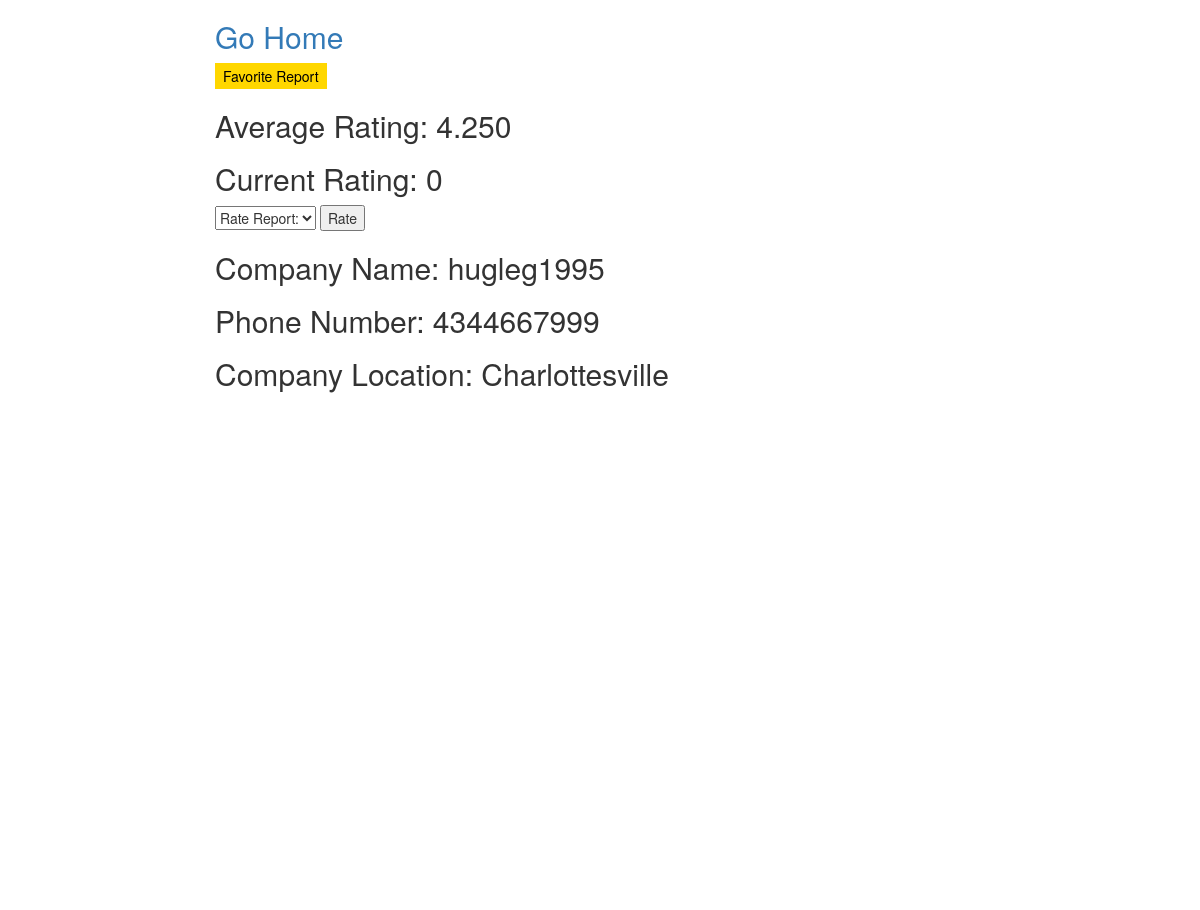
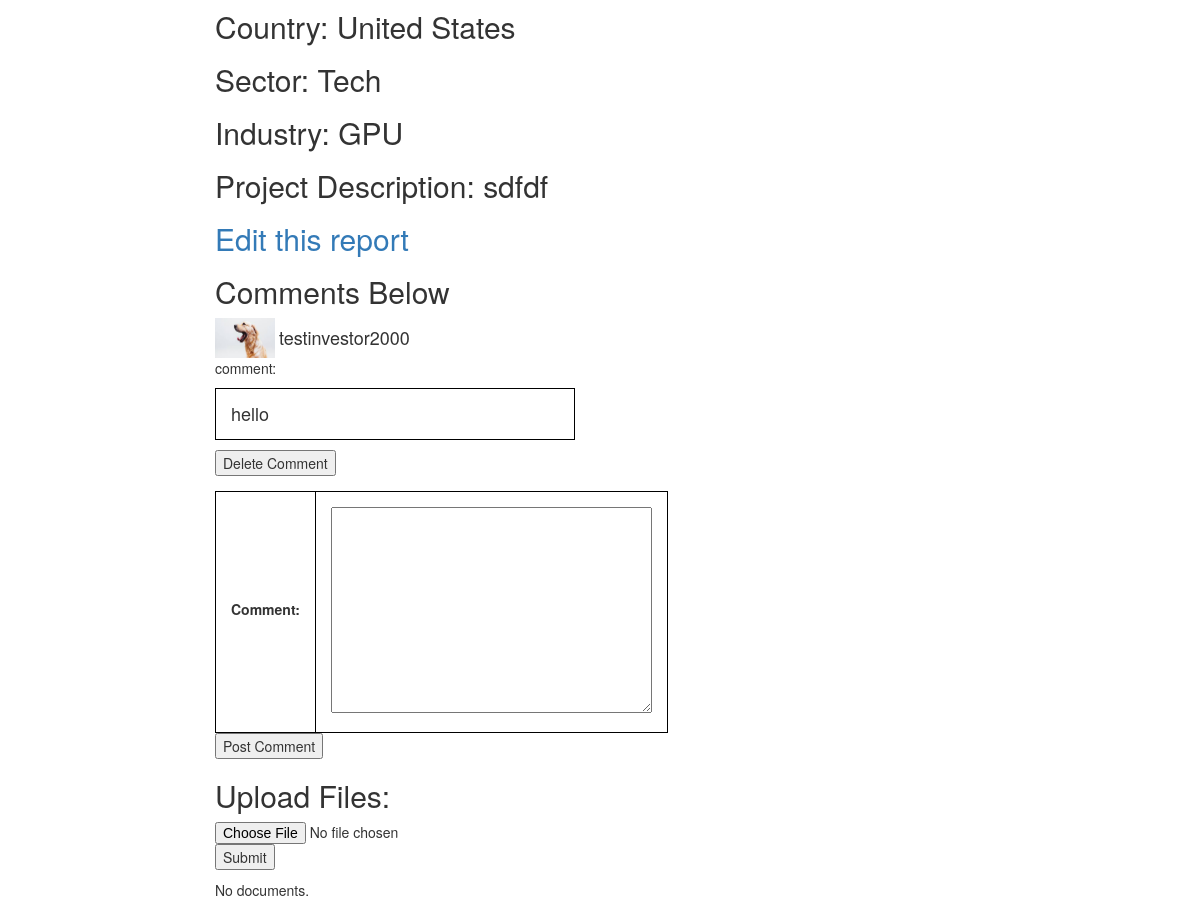
Page /catalog/viewreport/2/success/ (signed in) on the committed database (2 pictures, top to bottom).
### catalog/models.py (models this page shows)
class Report(models.Model):
    report_no = models.AutoField(primary_key=True)
    current_projects = models.CharField(default= "No current Projects",max_length= 1000, help_text="Projects")
    company = models.CharField(max_length=30, help_text="Company name")
    funding_goal = models.CharField(max_length=20, help_text="Funding goal", default="10,000")
    phone = models.CharField(max_length=20, help_text="Company phone number")
    location = models.CharField(max_length=20, help_text="Company location")
    country = models.CharField(max_length=30,help_text="Company country")
    sector = models.CharField(max_length=30, help_text="Company sector")
    industry = models.CharField(max_length=30, help_text="Company industry")
    description=models.CharField(default="No description yet",max_length=3000,help_text="Project description")
    timestamp = models.DateTimeField(default = timezone.now)
    is_private = models.BooleanField(default = False)
    files = models.ForeignKey(file, null=True, blank=True)
    is_favorite=models.BooleanField(default=False)
    favorite_count=models.IntegerField(default=0)
    average_rate=models.FloatField(default=0)

class comment(models.Model):
    sender_name = models.CharField(max_length= 100, help_text='sender name')
    comment=models.CharField(max_length=2000,help_text="comment")
    report_id=models.IntegerField(default = 0, help_text='report id')

class profile(models.Model):
    user = models.OneToOneField(User,primary_key=True)
    is_manager = models.BooleanField(default = False)
    objects = models.Manager()
    is_company = models.BooleanField(default = False)
    is_investor=models.BooleanField(default=False)
    is_suspended = models.BooleanField(default=False)
    avatar = models.ImageField(upload_to='images/',blank = True,default='images/default.jpg')

### catalog/views.py (the view)
# urls.py: url(r'^viewreport/(?P<pk>[0-9]+)/$', views.viewreport, name='viewreport'),
@login_required(login_url = 'login')
def viewreport(request,pk):
    report=Report.objects.get(pk=pk)
    current_rate=0
    if request.method=="POST" and "post_comment" in request.POST:
        form=CommentForm(request.POST)
        if form.is_valid():
            comment_content=form.cleaned_data["comment"]
            comment.objects.create(sender_name=request.user.username,comment=comment_content,report_id=pk)
    elif request.method=="POST" and "delete-comment" in request.POST:
        print("delete-comment" in request.POST)
        comment_id=request.POST.get("comment_id")
        print(comment_id)
        comment_delete=comment.objects.get(id=comment_id)
        comment_delete.delete()
    elif request.method=="POST" and "rate" in request.POST:
        print(request.POST.get("dropdown"))
        rate=float(request.POST.get("dropdown"))
        current_rate=rate
        reportRate.objects.create(report_rate=rate,rate_by=request.user.username,report_id=pk)
    elif request.method=="POST" and "favorite_report" in request.POST:
        report.is_favorite=True
        report.save()
    elif request.method=="POST" and "unfavorite_report" in request.POST:
        report.is_favorite=False
        report.save()
    reportRates=reportRate.objects.filter(report_id=pk)
    totalRate=0
    count=0
    for r in reportRates:
        totalRate+=r.report_rate
        count+=1
    if count!=0:
        average_rate=totalRate/count
    else:
        average_rate=0
    report.average_rate=average_rate
    report.save()
    average_rate_format=format(report.average_rate, '.3f')
    comments=comment.objects.filter(report_id=pk)
    geolocator = Nominatim()
    location = geolocator.geocode(report.location)
    print(location.latitude)
    print(location.longitude)
    return render(request,'view_report.html',{
    "report":report,"location":location,"commentform":CommentForm(),"comments":comments,"averageRate":average_rate_format,"currentRate":current_rate
})

### catalog/forms.py
class CommentForm(forms.Form):
    comment = forms.CharField(widget=forms.Textarea)

### catalog/templates/view_report.html (shortened to what this page needs)
{% extends "base_generic.html" %}
{% block content %}
<h2><a href={% url 'gohome' %}>Go Home</a></h2>
{% if report.is_favorite %}
<form method = "POST" action ="." class = "form-group">{% csrf_token %}
            <input type="submit" class = "button1" value="Unfavorite Report" name="unfavorite_report"/>
        </form>
        {% else  %}
        <form method = "POST" action ="." class = "form-group">{% csrf_token %}
                    <input type="submit" class = "button2" value="Favorite Report" name="favorite_report"/>
        </form>
        {% endif %}
<h2>Average Rating: {{averageRate}}</h2>
<h2>Current Rating: {{currentRate}}</h2>
<form action="" method="post">{% csrf_token %}
  <select name="dropdown">
    <option selected="selected" disabled>Rate Report:</option>
  </select>
  <input type="submit" value="Rate" name="rate">
</form>
<h2>
Company Name: {{report.company}}
</h2>
<h2>
Phone Number: {{report.phone}}
</h2>
<h2>
Company Location: {{report.location}}
</h2>
   <head>
  </head>
  <body>
    <div id="map" style="width: 500px; height: 500px;"></div>
  </body>
<h2>
Country: {{report.country}}
</h2>
<h2>
Sector: {{report.sector}}
</h2>
<h2>
Industry: {{report.industry}}
</h2>
<h2>
  Project Description:
  {{report.description}}
</h2>
<h2>
    <a href={% url 'edit_report' report.pk %}>Edit this report</a>
</h2>
<h2>Comments Below</h2>
{% for comment in comments  %}
<div class="people-wrap">
  <div class="people">
<img src = "{{ user.profile.avatar.url }}" width = "60" height="40">
</div>
<div class="card">
 <h4>{{comment.sender_name}}</h4>
</div>
</div>
<br/>
comment: <h4 class="comment">{{comment.comment}}</h4>
<form method = "POST" action ="." class = "form-group">{% csrf_token %}
        <input type="submit" class = "submit" value="Delete Comment" name = "delete-comment" />
        </form>
{% endfor  %}
<form method = "POST" action ="." class = "form-group">{% csrf_token %}
            <table>
            {{ commentform}}
            </table>
            <input type="submit" class = "submit" value="Post Comment" name="post_comment"/>
        </form>
<h2>Upload Files:</h2>
         <form action="{% url 'uploadfile' report.pk %}" method="post" enctype="multipart/form-data">{% csrf_token %}
    <p>
      <input id="id_image" type="file" class="" name="file">
    <input type="submit" value="Submit" />
</form>
{% if documents %}
            <ul>
                {% for document in documents %}
                    <li><a href="{{ document.url }}">{{ document.name }}</a></li>
                {% endfor %}
            </ul>
        {% else %}
            <p>No documents.</p>
{% endif %}
{% endblock %}

### catalog/static/css/styles.css (style rules this page uses)
table, th, td { border: 1px solid black; padding: 15px; }
.comment { border: 1px solid black; padding: 15px; }
th { cursor: pointer; }

### catalog/templates/view_report.html (style rules this page uses)
.comment { border: 1px solid black; padding: 15px; width: 360px }
.button2 { background-color: Gold; color: black; border: 2px solid Gold; }
#map { height: 100%; }
body { height: 100%; margin: 0; padding: 0; }
.people-wrap { width: 40%; display: inline-block; }
.people, .card { display: inline-block; vertical-align: middle }
img { display: block }

### rows in the picture
Report: company "hugleg1995", phone "4344667999", location "Charlottesville", country "United States", sector "Tech", industry "GPU", description "sdfdf"
comment: profile.avatar (placeholder picture), sender_name "testinvestor2000", comment "hello"

### other values in the picture
{{ averageRate }} "4.250"
{{ currentRate }} "0"
